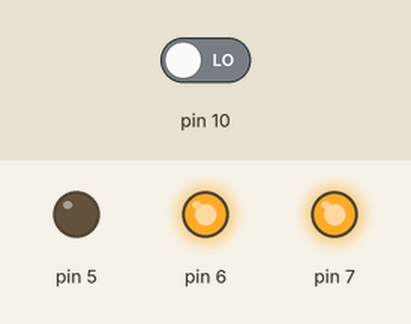
Recording of a sketch running on a simulated Arduino Uno, built with avr-gcc and run on an emulated ATmega328P. On the bench: output pins drawn as LEDs (lit = HIGH). The test bench sets the inputs (shaded band); at power-on: pin 10 LOW.

Above: at 2.1 s.
At 8.8 s:
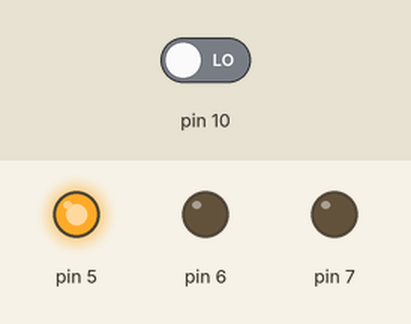
8.9 s: pin 10 driven HIGH
At 9.8 s:
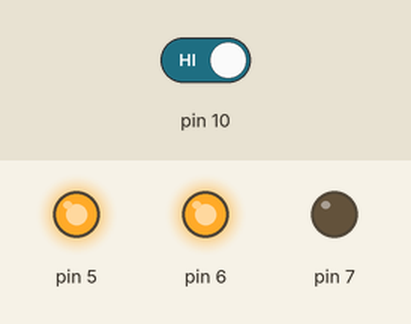
Timing chart, 0 to 25.5 s (numbered marks = the images above; inputs shaded):
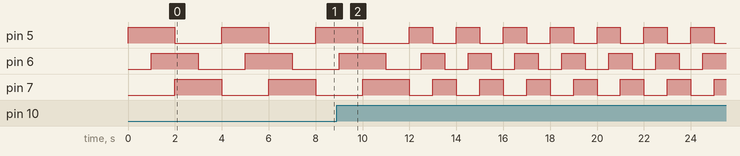

The sketch:

home1.ino
```cpp
void setup()
{

    pinMode(5, OUTPUT);
    pinMode(6, OUTPUT);
    pinMode(7, OUTPUT);
    pinMode(10,INPUT);
}

void loop()
{
  int j=1000;
  if(digitalRead(10))
  {
    j=500;
  }
  else
  {
    j=j;
  }
  digitalWrite(5, 1);
  delay(j);
  digitalWrite(5, 1);
  digitalWrite(6, 1);
  delay(j);
  digitalWrite(5, 0);
  digitalWrite(6, 1);
  digitalWrite(7, 1);
  delay(j);
  digitalWrite(6, 0);
  digitalWrite(7, 1);
  delay(j);
  digitalWrite(7, 0);
}
```

Measured:
- by itself, pin 5: repeats every 2.0 s: HIGH 1.0 s, LOW 1.0 s
- by itself, pin 7: repeats every 2.0 s: LOW 1.0 s, HIGH 1.0 s
